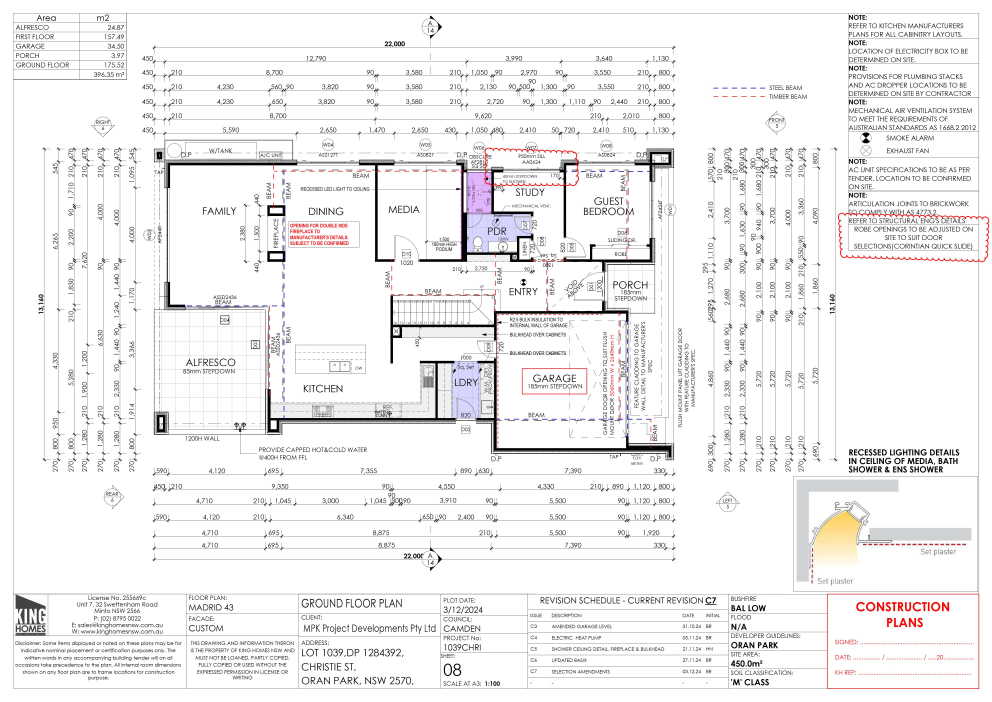
#> input picture label_exports/images/1039CHRI__LOT_1039_CHRISTIE_ST__ORAN_PARK_-_REV_C7__20241204085811959v04_Copy_page_0.png, 4960 x 3508 px (shown at 1/5 size)
$ python -i dataset_service.py   (imports and definitions only)
#> lines starting #> are read from the running program, lines starting #| are printed output that depends on the picture; after the words box and inside, x2 and y2 are one past the last pixel; in counts of white or black regions, pixels touching at a corner belong together
### backend/dataset_manager.py
"""
dataset_manager.py
==================
Single source of truth for all EzeFloor dataset operations.
Manages datasets/floor, datasets/door, datasets/wall independently.

Responsibilities:
  - Create dataset directory structures
  - Generate data.yaml descriptors
  - Save images, labels, and visual checks
  - Migrate legacy dataset directories
  - Build train/val/test splits
  - Validate label integrity
"""

import os
import sys
import math
import shutil
import random
import logging
import datetime
import argparse
from pathlib import Path
from typing import Dict, List, Optional, Tuple

import cv2
import yaml
import numpy as np

# ── Resolve paths ──────────────────────────────────────────
BACKEND_DIR = Path(__file__).resolve().parent
DATASETS_ROOT = BACKEND_DIR / "datasets"
LOGS_DIR = BACKEND_DIR / "logs"

# ── Dataset class configs ──────────────────────────────────
DATASET_CONFIGS: Dict[str, dict] = {
    "floor": {
        "names": {
            0: "living",
            1: "bed",
            2: "bath",
            3: "hall",
            4: "linen",
            5: "deck",
            6: "other",
        },
        "nc": 7,
    },
    "wall": {
        "names": {
            0: "External_Wall",
            1: "Internal_Wall",
        },
        "nc": 2,
    },
    "door": {
        "names": {
            0: "single_door",
            1: "double_door",
            2: "sliding_door",
            3: "cavity_door",
            4: "bi_fold_door",
        },
        "nc": 5,
    },
}

# ── Structured loggers ─────────────────────────────────────

def _setup_logger(name: str, log_file: Path, level: int = logging.INFO) -> logging.Logger:
    """Create a dedicated file+console logger."""
    LOGS_DIR.mkdir(parents=True, exist_ok=True)
    logger = logging.getLogger(name)
    if logger.handlers:
        return logger
    logger.setLevel(level)
    fmt = logging.Formatter("[%(asctime)s] %(levelname)s  %(message)s", datefmt="%Y-%m-%d %H:%M:%S")
    fh = logging.FileHandler(str(log_file), encoding="utf-8")
    fh.setFormatter(fmt)
    logger.addHandler(fh)
    ch = logging.StreamHandler()
    ch.setFormatter(fmt)
    logger.addHandler(ch)
    return logger

dataset_log = _setup_logger("ezefloor.dataset", LOGS_DIR / "dataset.log")
wall_fix_log = _setup_logger("ezefloor.wall_fix", LOGS_DIR / "wall_fix.log")
validation_log = _setup_logger("ezefloor.validation", LOGS_DIR / "validation.log")
#> further down, picture is the input picture: shape (3508, 4960, 3); mean B, G, R 241, 240.8, 241.7


# ═══════════════════════════════════════════════════════════
# DatasetManager
# ═══════════════════════════════════════════════════════════

class DatasetManager:
    """Central manager for all EzeFloor datasets."""

    SPLITS = ("train", "val", "test")
    SPLIT_RATIOS = (0.80, 0.10, 0.10)  # train, val, test

    def __init__(self, root: Path = DATASETS_ROOT):
        self.root = root

    # ── Directory scaffolding ──────────────────────────────

    # [35 lines left out: functions ensure_dirs, ensure_all, generate_yaml, not called in this run]

    def get_yaml_path(self, dataset_type: str) -> Path:
        """Return the absolute path to data.yaml for a given dataset type."""
        return self.root / dataset_type / "data.yaml"

    # ── Image & label saving ───────────────────────────────

    # [411 lines left out: functions save_image, save_label, save_visual_check, split_dataset, migrate_legacy, _migrate_dir and 3 more, not called in this run]


# [2 lines that do not run on import are left out]

### backend/services/dataset_service.py
"""
dataset_service.py
==================
Legacy dataset service — now delegates to the centralized DatasetManager.
All public function signatures are preserved for backwards compatibility with routes.py.
"""

import os
import cv2
import numpy as np
import yaml
import datetime
import logging
from pathlib import Path
from typing import Optional

from dataset_manager import DatasetManager, DATASETS_ROOT, DATASET_CONFIGS

# ── Backwards-compatible legacy paths (read-only references) ──
DATASET_ROOT = "dataset"
YAML_PATH = os.path.join(DATASET_ROOT, "data.yaml")

# ── Singleton DatasetManager ──
_manager = DatasetManager()
# [1 line not run here, left out]

logger = logging.getLogger("ezefloor.dataset")

# ── Fixed room classes (unchanged from legacy) ──
FIXED_ROOM_CLASSES = ['living', 'bed', 'bath', 'hall', 'linen', 'deck', 'other']


# [46 lines left out: functions ensure_dirs, get_class_id, not called in this run]


def get_all_class_names() -> dict:
    """Return {id: name} mapping for fixed room classes."""
    return {i: name for i, name in enumerate(FIXED_ROOM_CLASSES)}


def preprocess(img):
    gray = cv2.cvtColor(img, cv2.COLOR_BGR2GRAY)
    gray = cv2.equalizeHist(gray)
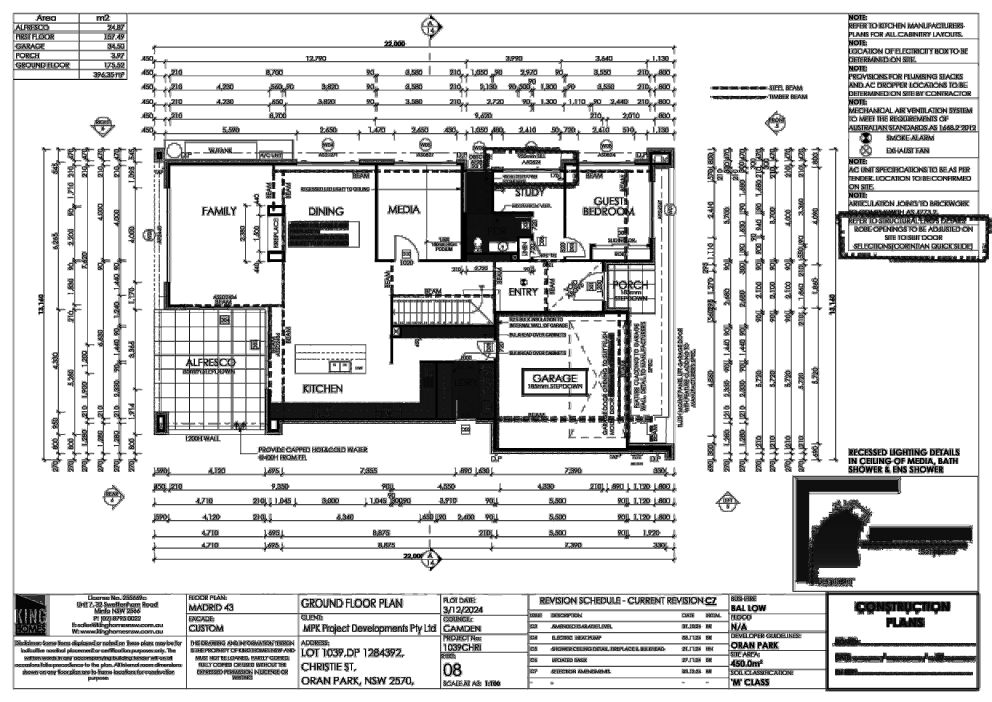
#> gray: shape (3508, 4960) (shown at 1/5 size); min 0, max 255, mean 212.7
    _, thresh = cv2.threshold(gray, 200, 255, cv2.THRESH_BINARY_INV)
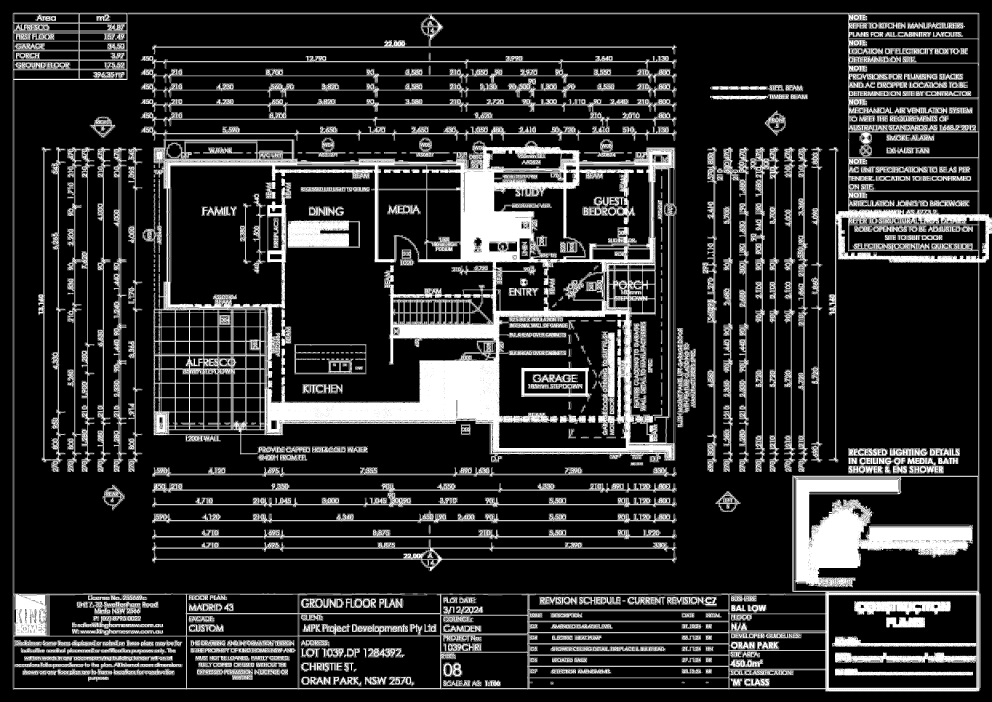
#> thresh: shape (3508, 4960) (shown at 1/5 size); 18.1% white; 11247 white regions (10542 under 20 px), largest, box (x1, y1, x2, y2) and area: (704, 496, 3384, 2312) 1019677, (64, 64, 4960, 3457) 736493, (760, 2416, 3384, 2536) 60577
    return thresh


# [311 lines left out: functions save_image, save_label, save_wall_label, save_visual_check, save_wall_visual_check, not called in this run]

>>> import cv2
>>> picture = cv2.imread('../../label_exports/images/1039CHRI__LOT_1039_CHRISTIE_ST__ORAN_PARK_-_REV_C7__20241204085811959v04_Copy_page_0.png')
>>> result = preprocess(picture)

$ run again, on label_exports/images/7_page_0.png
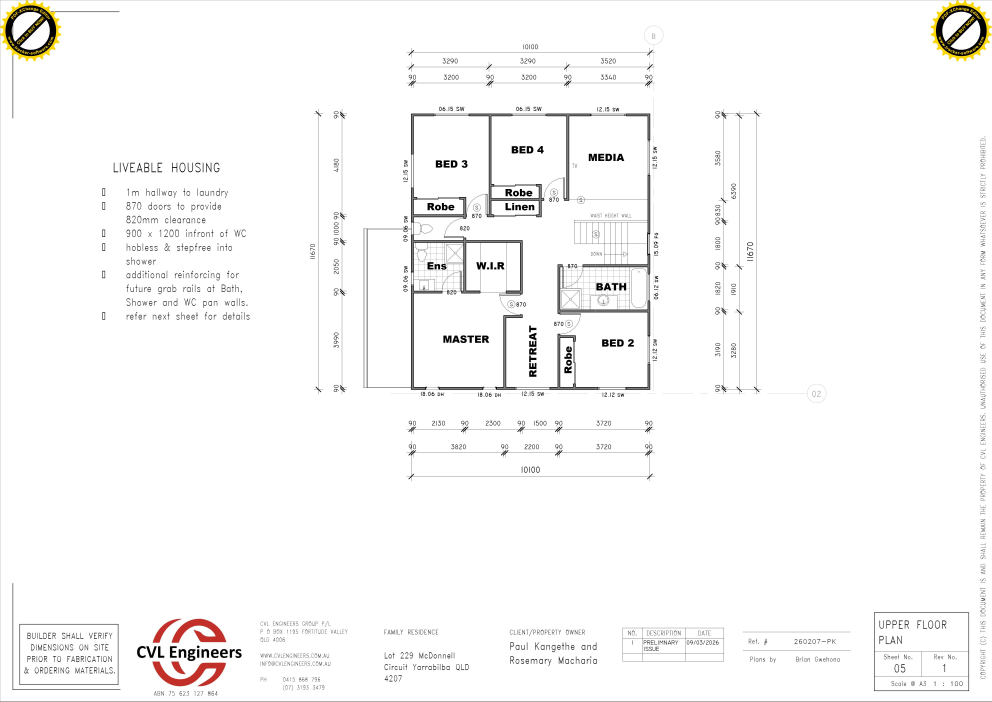
#> input picture label_exports/images/7_page_0.png, 4960 x 3508 px (shown at 1/5 size)
#> picture is the input picture: shape (3508, 4960, 3); mean B, G, R 248.4, 248.8, 249.2
#> in preprocess, `gray = cv2.equalizeHist(gray)`:
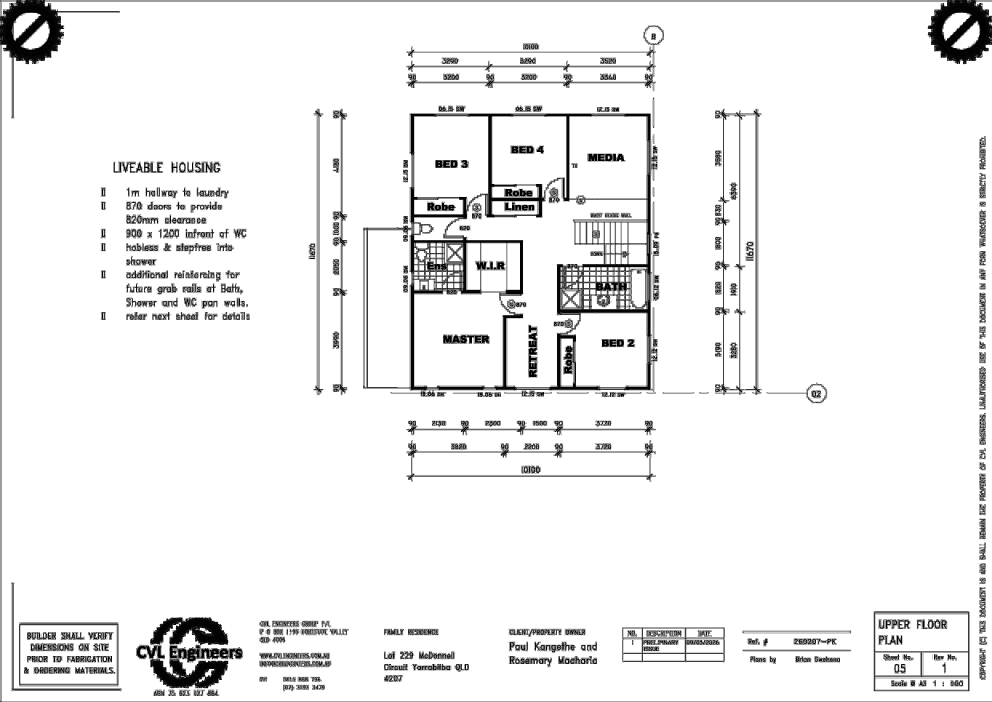
#> gray: shape (3508, 4960) (shown at 1/5 size); min 0, max 255, mean 239
#> in preprocess, `_, thresh = cv2.threshold(gray, 200, 255, cv2.THRESH_BINARY_INV)`:
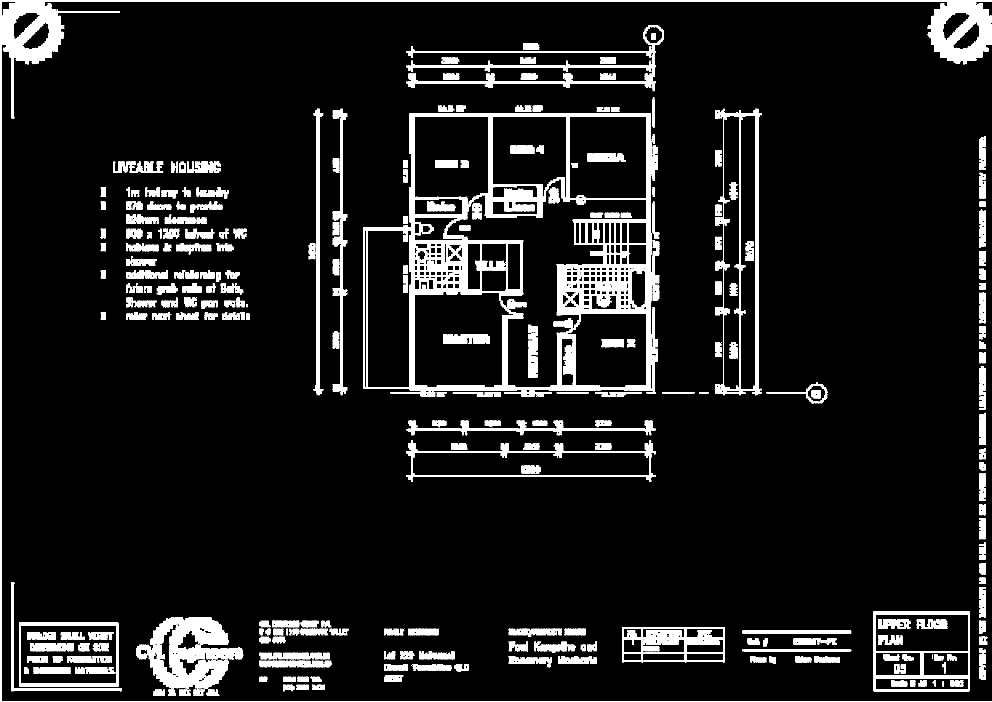
#> thresh: shape (3508, 4960) (shown at 1/5 size); 6.5% white; 4524 white regions (4087 under 20 px), largest, box (x1, y1, x2, y2) and area: (1816, 568, 3288, 1984) 284274, (0, 0, 4960, 3508) 159440, (680, 3087, 1214, 3441) 92847
